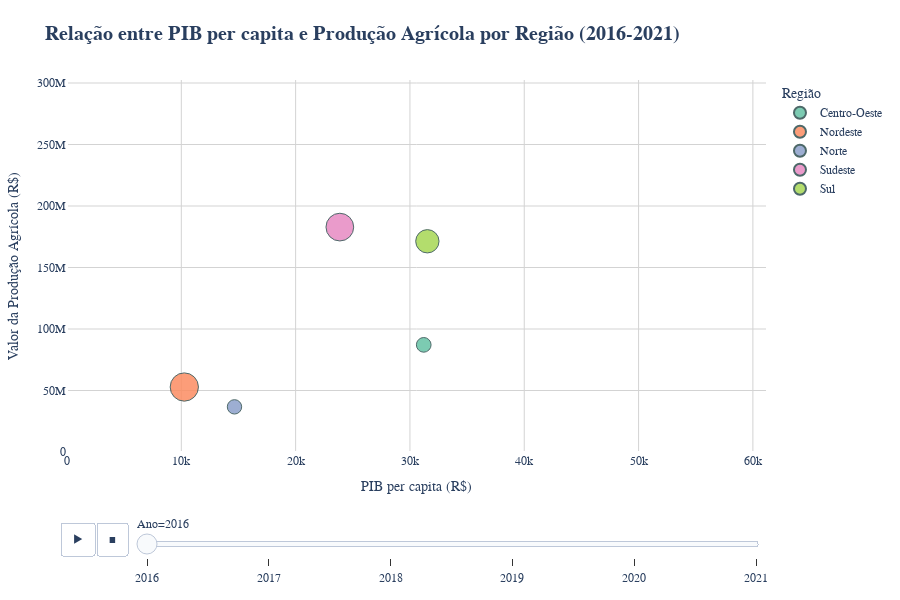

Notebook cell for this chart:
### Markdown cell above
<a id="pgt2"></a>
#### 📊 Análise da Relação de PIB per capita e produção Agrícola por Região
Investigar se existe relação significativa entre a área plantada de uma região e seu PIB per capita, em um periodo de 2016 a 2021.

### Code cell
df_agricola = pd.read_csv('dataFrame/BrStatsAtualizada.csv', sep=';', low_memory=False)
df_pib_regioes = pd.read_csv('pib_per_capita/pib_per_capita_regioes.csv')  # Dados já agregados por região

# Converter colunas numéricas (tratando formato brasileiro)
if 'VlProducaoAgricola' in df_agricola.columns:
    df_agricola['VlProducaoAgricola'] = df_agricola['VlProducaoAgricola'].astype(str).str.replace('.', '').str.replace(',', '.').astype(float)

# Agregar produção agrícola por região e ano (soma)
df_agregado_regiao = df_agricola.groupby(['Ano', 'Regiao'])['VlProducaoAgricola'].sum().reset_index()

# Contar número de municípios por região/ano (para o tamanho dos pontos)
qtd_municipios = df_agricola.groupby(['Ano', 'Regiao'])['Municipio'].nunique().reset_index()
qtd_municipios.rename(columns={'Municipio': 'QtdMunicipios'}, inplace=True)

# Juntar todos os dados (usando a tabela de PIB por regiões)
df_final = pd.merge(df_agregado_regiao, df_pib_regioes, on=['Ano', 'Regiao'])
df_final = pd.merge(df_final, qtd_municipios, on=['Ano', 'Regiao'])

# Converter Ano para string para a animação
df_final['Ano'] = df_final['Ano'].astype(str)

# Criar o gráfico
fig = px.scatter(
    df_final,
    x='PIB_per_capita',  # Coluna da sua tabela de regiões
    y='VlProducaoAgricola',
    color='Regiao',
    size='QtdMunicipios',
    animation_frame='Ano',
    range_x=[0, df_final['PIB_per_capita'].max() * 1.1],
    range_y=[0, df_final['VlProducaoAgricola'].max() * 1.1],
    title='<b>Relação entre PIB per capita e Produção Agrícola por Região (2016-2021)</b>',
    labels={
        'PIB_per_capita': 'PIB per capita (R$)',
        'VlProducaoAgricola': 'Valor da Produção Agrícola (R$)',
        'QtdMunicipios': 'Nº de Municípios',
        'Regiao': 'Região'
    },
    hover_data=['Regiao', 'Ano'],
    height=600,
    color_discrete_sequence=px.colors.qualitative.Set2
)

fig.update_layout(
    font=dict(family="Arial", size=12),
    plot_bgcolor='white',
    paper_bgcolor='white',
    title_font_size=20,
    legend_title_text='Região',
    margin=dict(l=40, r=40, t=80, b=40),
    yaxis=dict(gridcolor='lightgrey'),
    xaxis=dict(gridcolor='lightgrey'),
    hovermode='closest'
)

fig.update_traces(
    marker=dict(opacity=0.85, line=dict(width=1, color='DarkSlateGrey'))
)

# Configurações da animação
fig.layout.updatemenus[0].buttons[0].args[1]['frame']['duration'] = 1000
fig.layout.updatemenus[0].buttons[0].args[1]['transition']['duration'] = 500

fig.show()

### Figure 1 — Plotly figure (JSON) as saved in the notebook; plotly's stock layout.template omitted (floating-point values rounded to 4 significant figures)
{"data": [{"customdata": [["Centro-Oeste", "2016"]], "hovertemplate": "Região=%{customdata[0]}<br>Ano=%{customdata[1]}<br>PIB per capita (R$)=%{x}<br>Valor da Produção Agrícola (R$)=%{y}<br>Nº de Municípios=%{marker.size}<extra></extra>", "legendgroup": "Centro-Oeste", "marker": {"color": "rgb(102,194,165)", "line": {"color": "DarkSlateGrey", "width": 1}, "opacity": 0.85, "size": [465], "sizemode": "area", "sizeref": 4.317, "symbol": "circle"}, "mode": "markers", "name": "Centro-Oeste", "orientation": "v", "showlegend": true, "type": "scatter", "x": [31210.0], "xaxis": "x", "y": [87120000.0], "yaxis": "y"}, {"customdata": [["Nordeste", "2016"]], "hovertemplate": "Região=%{customdata[0]}<br>Ano=%{customdata[1]}<br>PIB per capita (R$)=%{x}<br>Valor da Produção Agrícola (R$)=%{y}<br>Nº de Municípios=%{marker.size}<extra></extra>", "legendgroup": "Nordeste", "marker": {"color": "rgb(252,141,98)", "line": {"color": "DarkSlateGrey", "width": 1}, "opacity": 0.85, "size": [1727], "sizemode": "area", "sizeref": 4.317, "symbol": "circle"}, "mode": "markers", "name": "Nordeste", "orientation": "v", "showlegend": true, "type": "scatter", "x": [10260.0], "xaxis": "x", "y": [52830000.0], "yaxis": "y"}, {"customdata": [["Norte", "2016"]], "hovertemplate": "Região=%{customdata[0]}<br>Ano=%{customdata[1]}<br>PIB per capita (R$)=%{x}<br>Valor da Produção Agrícola (R$)=%{y}<br>Nº de Municípios=%{marker.size}<extra></extra>", "legendgroup": "Norte", "marker": {"color": "rgb(141,160,203)", "line": {"color": "DarkSlateGrey", "width": 1}, "opacity": 0.85, "size": [447], "sizemode": "area", "sizeref": 4.317, "symbol": "circle"}, "mode": "markers", "name": "Norte", "orientation": "v", "showlegend": true, "type": "scatter", "x": [14650.0], "xaxis": "x", "y": [36710000.0], "yaxis": "y"}, {"customdata": [["Sudeste", "2016"]], "hovertemplate": "Região=%{customdata[0]}<br>Ano=%{customdata[1]}<br>PIB per capita (R$)=%{x}<br>Valor da Produção Agrícola (R$)=%{y}<br>Nº de Municípios=%{marker.size}<extra></extra>", "legendgroup": "Sudeste", "marker": {"color": "rgb(231,138,195)", "line": {"color": "DarkSlateGrey", "width": 1}, "opacity": 0.85, "size": [1659], "sizemode": "area", "sizeref": 4.317, "symbol": "circle"}, "mode": "markers", "name": "Sudeste", "orientation": "v", "showlegend": true, "type": "scatter", "x": [23870.0], "xaxis": "x", "y": [182800000.0], "yaxis": "y"}, {"customdata": [["Sul", "2016"]], "hovertemplate": "Região=%{customdata[0]}<br>Ano=%{customdata[1]}<br>PIB per capita (R$)=%{x}<br>Valor da Produção Agrícola (R$)=%{y}<br>Nº de Municípios=%{marker.size}<extra></extra>", "legendgroup": "Sul", "marker": {"color": "rgb(166,216,84)", "line": {"color": "DarkSlateGrey", "width": 1}, "opacity": 0.85, "size": [1174], "sizemode": "area", "sizeref": 4.317, "symbol": "circle"}, "mode": "markers", "name": "Sul", "orientation": "v", "showlegend": true, "type": "scatter", "x": [31520.0], "xaxis": "x", "y": [171300000.0], "yaxis": "y"}], "layout": {"font": {"family": "Arial", "size": 12}, "height": 600, "hovermode": "closest", "legend": {"itemsizing": "constant", "title": {"text": "Região"}, "tracegroupgap": 0}, "margin": {"b": 40, "l": 40, "r": 40, "t": 80}, "paper_bgcolor": "white", "plot_bgcolor": "white", "sliders": [{"active": 0, "currentvalue": {"prefix": "Ano="}, "len": 0.9, "pad": {"b": 10, "t": 60}, "steps": [{"args": [["2016"], {"frame": {"duration": 0, "redraw": false}, "fromcurrent": true, "mode": "immediate", "transition": {"duration": 0, "easing": "linear"}}], "label": "2016", "method": "animate"}, {"args": [["2017"], {"frame": {"duration": 0, "redraw": false}, "fromcurrent": true, "mode": "immediate", "transition": {"duration": 0, "easing": "linear"}}], "label": "2017", "method": "animate"}, {"args": [["2018"], {"frame": {"duration": 0, "redraw": false}, "fromcurrent": true, "mode": "immediate", "transition": {"duration": 0, "easing": "linear"}}], "label": "2018", "method": "animate"}, {"args": [["2019"], {"frame": {"duration": 0, "redraw": false}, "fromcurrent": true, "mode": "immediate", "transition": {"duration": 0, "easing": "linear"}}], "label": "2019", "method": "animate"}, {"args": [["2020"], {"frame": {"duration": 0, "redraw": false}, "fromcurrent": true, "mode": "immediate", "transition": {"duration": 0, "easing": "linear"}}], "label": "2020", "method": "animate"}, {"args": [["2021"], {"frame": {"duration": 0, "redraw": false}, "fromcurrent": true, "mode": "immediate", "transition": {"duration": 0, "easing": "linear"}}], "label": "2021", "method": "animate"}], "x": 0.1, "xanchor": "left", "y": 0, "yanchor": "top"}], "title": {"font": {"size": 20}, "text": "<b>Relação entre PIB per capita e Produção Agrícola por Região (2016-2021)</b>"}, "updatemenus": [{"buttons": [{"args": [null, {"frame": {"duration": 1000, "redraw": false}, "fromcurrent": true, "mode": "immediate", "transition": {"duration": 500, "easing": "linear"}}], "label": "&#9654;", "method": "animate"}, {"args": [[null], {"frame": {"duration": 0, "redraw": false}, "fromcurrent": true, "mode": "immediate", "transition": {"duration": 0, "easing": "linear"}}], "label": "&#9724;", "method": "animate"}], "direction": "left", "pad": {"r": 10, "t": 70}, "showactive": false, "type": "buttons", "x": 0.1, "xanchor": "right", "y": 0, "yanchor": "top"}], "xaxis": {"anchor": "y", "domain": [0, 1], "gridcolor": "lightgrey", "range": [0, 61150.0], "title": {"text": "PIB per capita (R$)"}}, "yaxis": {"anchor": "x", "domain": [0, 1], "gridcolor": "lightgrey", "range": [0, 302400000.0], "title": {"text": "Valor da Produção Agrícola (R$)"}}}}
